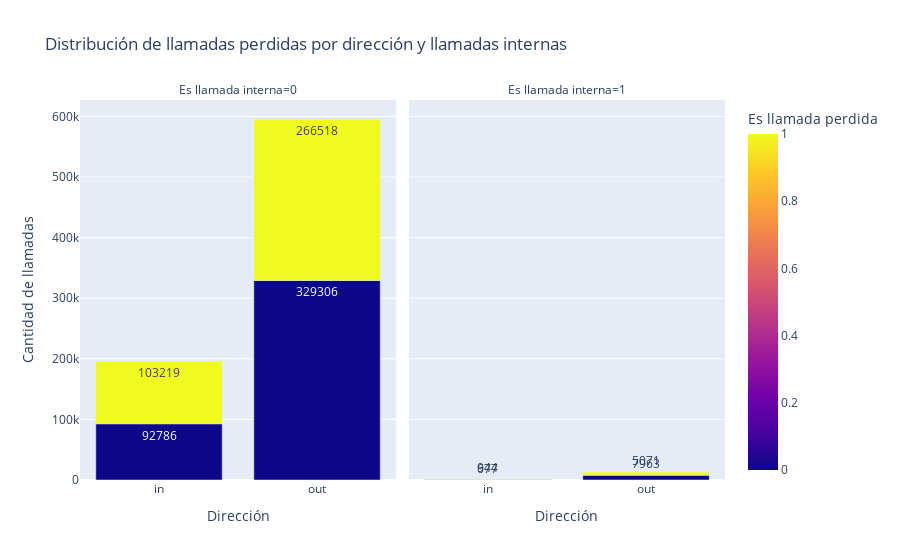

Notebook code for this chart:
### Markdown cell above
Las llamadas internas son más comunes en cuando se hacen que cuando se reciben. Sin embargo, las que no son internas, aproximadamente la mitad de las llamadas totales se pierden.

### Code cell
# Crear un gráfico de barras para cada región
plt.figure(figsize=(12,9))

fig = px.bar(
    direction_and_internal,
    x='direction',
    y='calls_count',  
    color='is_missed_call',
    facet_col='internal',
    facet_col_wrap=2,
    title='Distribución de llamadas perdidas por dirección y llamadas internas',
    labels={'direction': 'Dirección', 'is_missed_call': 'Es llamada perdida', 'calls_count': 'Cantidad de llamadas', 'internal': 'Es llamada interna'},
    barmode='group',
    text='calls_count'
)
# Mostrar el gráfico
fig.show()

### Figure 1 — Plotly figure (JSON) as saved in the notebook; plotly's stock layout.template omitted (floating-point values rounded to 4 significant figures)
{"data": [{"alignmentgroup": "True", "hovertemplate": "Es llamada interna=0<br>Dirección=%{x}<br>Cantidad de llamadas=%{text}<br>Es llamada perdida=%{marker.color}<extra></extra>", "legendgroup": "", "marker": {"color": [0, 1, 0, 1], "coloraxis": "coloraxis", "pattern": {"shape": ""}}, "name": "", "offsetgroup": "", "orientation": "v", "showlegend": false, "text": [92786, 103219, 329306, 266518], "textposition": "auto", "type": "bar", "x": ["in", "in", "out", "out"], "xaxis": "x", "y": [92786, 103219, 329306, 266518], "yaxis": "y"}, {"alignmentgroup": "True", "hovertemplate": "Es llamada interna=1<br>Dirección=%{x}<br>Cantidad de llamadas=%{text}<br>Es llamada perdida=%{marker.color}<extra></extra>", "legendgroup": "", "marker": {"color": [0, 1, 0, 1], "coloraxis": "coloraxis", "pattern": {"shape": ""}}, "name": "", "offsetgroup": "", "orientation": "v", "showlegend": false, "text": [677, 944, 7963, 5071], "textposition": "auto", "type": "bar", "x": ["in", "in", "out", "out"], "xaxis": "x2", "y": [677, 944, 7963, 5071], "yaxis": "y2"}], "layout": {"annotations": [{"font": {}, "showarrow": false, "text": "Es llamada interna=0", "x": 0.245, "xanchor": "center", "xref": "paper", "y": 1, "yanchor": "bottom", "yref": "paper"}, {"font": {}, "showarrow": false, "text": "Es llamada interna=1", "x": 0.755, "xanchor": "center", "xref": "paper", "y": 1, "yanchor": "bottom", "yref": "paper"}], "barmode": "group", "coloraxis": {"colorbar": {"title": {"text": "Es llamada perdida"}}, "colorscale": [[0, "#0d0887"], [0.1111, "#46039f"], [0.2222, "#7201a8"], [0.3333, "#9c179e"], [0.4444, "#bd3786"], [0.5556, "#d8576b"], [0.6667, "#ed7953"], [0.7778, "#fb9f3a"], [0.8889, "#fdca26"], [1, "#f0f921"]]}, "legend": {"tracegroupgap": 0}, "title": {"text": "Distribución de llamadas perdidas por dirección y llamadas internas"}, "xaxis": {"anchor": "y", "domain": [0, 0.49], "title": {"text": "Dirección"}}, "xaxis2": {"anchor": "y2", "domain": [0.51, 1], "matches": "x", "title": {"text": "Dirección"}}, "yaxis": {"anchor": "x", "domain": [0, 1], "title": {"text": "Cantidad de llamadas"}}, "yaxis2": {"anchor": "x2", "domain": [0, 1], "matches": "y", "showticklabels": false}}}
